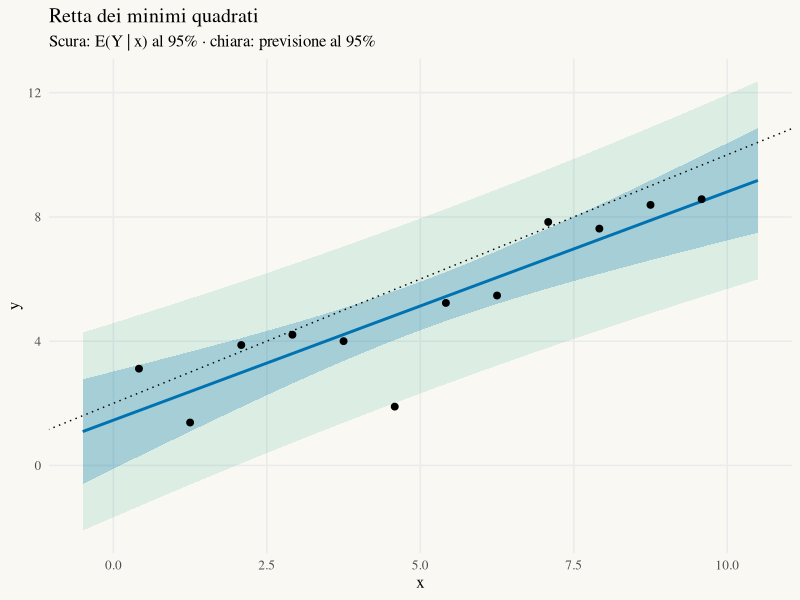

This figure's R source:
# ───────────────────────────────────────────────────────────────
# StatAtlas · Lab 10 — Regressione lineare: bande, influenza, copertura
# Con R ≥ 4.1 e lo stesso seed si ottengono gli stessi campioni di StatAtlas.
# ───────────────────────────────────────────────────────────────
library(tidyverse)

set.seed(2026)
n <- 12; b0 <- 2; b1 <- 0.8; sigma <- 1.5; x0 <- 8; B <- 1000
x <- (seq_len(n) - 0.5) / n * 10          # disegno fisso in [0, 10]
errori <- function(n) rnorm(n)   # errori normali

# Una replica: nuove risposte agli stessi x, poi una nuova osservazione in x0
replica <- function() {
  y  <- b0 + b1 * x + sigma * errori(n)
  y0 <- b0 + b1 * x0 + sigma * errori(1)
  fit <- lm(y ~ x)
  ci <- predict(fit, tibble(x = x0), interval = "confidence")
  pi <- predict(fit, tibble(x = x0), interval = "prediction")
  tibble(pendenza = coef(fit)[2],
         copre_media = ci[2] <= b0 + b1 * x0 & b0 + b1 * x0 <= ci[3],
         copre_y0    = pi[2] <= y0 & y0 <= pi[3])
}
sim <- map(seq_len(B), \(b) replica()) |> list_rbind()

sim |> summarise(media_pendenza = mean(pendenza), sd_pendenza = sd(pendenza),
                 copertura_media = mean(copre_media), copertura_previsione = mean(copre_y0))
c(sd_teorica = sigma / sqrt(sum((x - mean(x))^2)))

# Diagnostiche di un campione: leva e distanza di Cook
set.seed(2026)
y <- b0 + b1 * x + sigma * errori(n)
fit <- lm(y ~ x)
tibble(x, y, leva = hatvalues(fit), cook = cooks.distance(fit), res_std = rstandard(fit)) |> arrange(desc(cook)) |> head()

theme_statatlas <- function(base_size = 12) {
  theme_minimal(base_size = base_size, base_family = "serif") +
    theme(panel.grid.minor = element_blank(), legend.position = "top",
          plot.background = element_rect(fill = "#FAF8F3", colour = NA))
}

griglia <- tibble(x = seq(-0.5, 10.5, length.out = 200))
bande <- bind_cols(griglia,
  as_tibble(predict(fit, griglia, interval = "confidence")) |> rename(ci_lo = lwr, ci_hi = upr),
  as_tibble(predict(fit, griglia, interval = "prediction")) |> dplyr::select(pi_lo = lwr, pi_hi = upr))
ggplot(bande, aes(x)) +
  geom_ribbon(aes(ymin = pi_lo, ymax = pi_hi), fill = "#009E73", alpha = 0.12) +
  geom_ribbon(aes(ymin = ci_lo, ymax = ci_hi), fill = "#0072B2", alpha = 0.25) +
  geom_line(aes(y = fit), colour = "#0072B2", linewidth = 1) +
  geom_abline(intercept = b0, slope = b1, linetype = "dotted") +
  geom_point(data = tibble(x, y), aes(x, y), size = 2) +
  labs(title = "Retta dei minimi quadrati", subtitle = "Scura: E(Y | x) al 95% · chiara: previsione al 95%", y = "y") +
  theme_statatlas()
